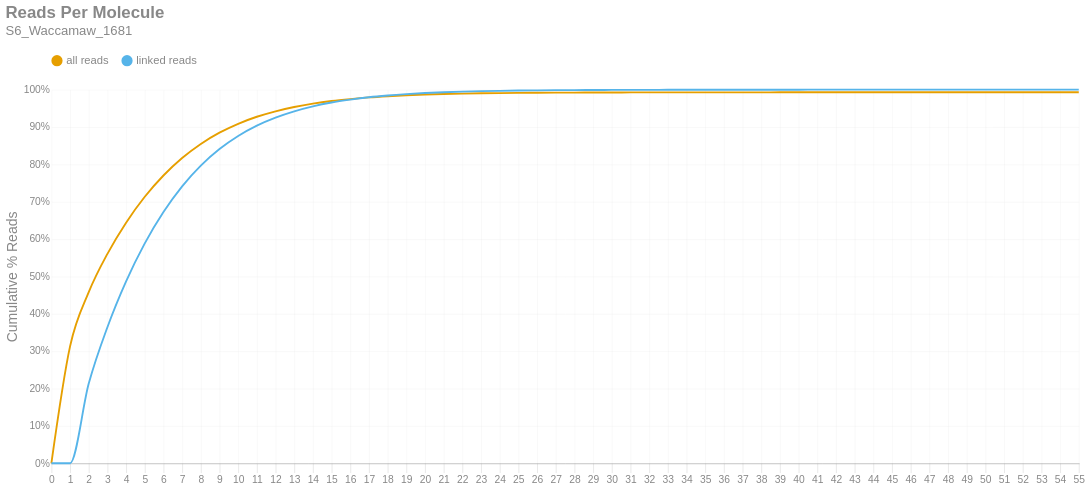

The notebook cell this image was saved under:
### Markdown cell above
### Reads per Molecule
This chart shows the cumulative distribution of the number of reads per linked molecule. That is, how many alignments are associated with a unique molecule. This excludes the number of reads associated with invalid or absent linked-read barcodes. The `linked` histogram is the percentages recalculated when disregarding singletons.

### Code cell
if SKIPLR:
    print_html(f"Skipped")
else:
    counts = np.bincount(valids['reads'].cast(pl.Int64).to_numpy())
    weighted = counts * np.arange(len(counts))
    all_perc = weighted / n_reads
    linked_perc = weighted / n_linked_reads
    linked_perc[1] = 0
    binned_df = pl.DataFrame({
        'readsper': list(range(len(counts))),
        'all reads (cumsum)': np.cumsum(all_perc).tolist(),
        'linked reads (cumsum)': np.cumsum(linked_perc).tolist(),
    })

    with SafeRender(binned_df):
        (
            density_plot(binned_df, 'Reads Per Molecule', samplename, 'readspmol')
            .encode(
                x=alt.X('readsper:O', title=None).axis(labelAngle=0).scale(padding=0),
                y=alt.Y('value:Q', title='Cumulative % Reads').axis(format='%').stack(False),
                color=alt.Color("key:N").scale(domain=["all reads", "linked reads"]),
                tooltip=[
                    alt.Tooltip("key:N", title="Data Type"),
                    alt.Tooltip("readsper:O", title="Reads Per Molecule"),
                    alt.Tooltip("value:Q", format=".2%", title="% Reads (Cum.)")
                ]            
            )
        ).display()

### Figure 1 — Vega-Lite specification as saved in the notebook (floating-point values rounded to 4 significant figures)
{"width": "container", "height": 400, "config": {"title": {"anchor": "start", "dy": -15, "fontSize": 18, "color": "#888888", "subtitleColor": "#888888", "subtitleFontSize": 14}, "arc": {"fill": "#0072B2"}, "axis": {"domainColor": "#888888", "domainWidth": 0.5, "gridWidth": 0.2, "grid": false, "titleFontWeight": 400, "titleFontSize": 15, "labelFontSize": 11, "labelColor": "#888888", "tickColor": "#888888", "tickWidth": 0.2, "titleColor": "#888888"}, "axisBand": {"grid": false}, "axisX": {"grid": true, "tickSize": 10, "domainCap": "round"}, "axisY": {"domain": false, "grid": true, "tickSize": 0, "domainCap": "round"}, "background": "transparent", "header": {"labelFontSize": 15, "labelColor": "#888888", "titleFontSize": 15, "titleFontWeight": 600, "titleColor": "#888888"}, "legend": {"labelFont": "sans-serif", "labelFontSize": 12, "labelColor": "#888888", "symbolSize": 100, "symbolType": "circle", "titleFontSize": 12, "titlePadding": 10, "titleColor": "#888888", "title": null, "orient": "top"}, "range": {"category": ["#E69F00", "#56B4E9", "#009E73", "#F0E442", "#0072B2", "#D55E00", "#CC79A7", "#000000"], "diverging": ["#cfe8f3", "#a2d4ec", "#73bfe2", "#46abdb", "#1696d2", "#12719e"]}, "area": {"fill": "#0072B2", "fillOpacity": 0.7, "line": true, "strokeOpacity": 0.7}, "line": {"color": "#0072B2", "stroke": "#0072B2", "strokeWidth": 2}, "trail": {"color": "#0072B2", "stroke": "#0072B2", "strokeWidth": 0, "size": 1}, "point": {"filled": true, "fillOpacity": 1.0, "size": 95}, "text": {"color": "#888888", "fontSize": 11, "align": "right", "fontWeight": 400, "size": 11}, "bar": {"fill": "#0072B2", "stroke": null}, "view": {"stroke": null, "continuousWidth": 660, "continuousHeight": 400}}, "data": {"name": "data-4603f0b6b9b2e5c5698bbaa6231f182a"}, "mark": {"type": "line", "interpolate": "monotone", "point": {"opacity": 0, "size": 275}}, "encoding": {"color": {"field": "key", "scale": {"domain": ["all reads", "linked reads"]}, "type": "nominal"}, "tooltip": [{"field": "key", "title": "Data Type", "type": "nominal"}, {"field": "readsper", "title": "Reads Per Molecule", "type": "ordinal"}, {"field": "value", "format": ".2%", "title": "% Reads (Cum.)", "type": "quantitative"}], "x": {"axis": {"labelAngle": 0}, "field": "readsper", "scale": {"padding": 0}, "title": null, "type": "ordinal"}, "y": {"axis": {"format": "%"}, "field": "value", "stack": false, "title": "Cumulative % Reads", "type": "quantitative"}}, "params": [{"name": "param_c36ac31b6afebe62", "select": {"type": "point", "fields": ["key"]}, "bind": "legend"}], "title": {"text": "Reads Per Molecule", "subtitle": "S6_Waccamaw_1681"}, "transform": [{"fold": ["all reads (cumsum)", "linked reads (cumsum)"]}, {"calculate": "replace(datum.key, ' (cumsum)', '')", "as": "key"}, {"filter": {"param": "param_c36ac31b6afebe62"}}], "usermeta": {"embedOptions": {"downloadFileName": "S6_Waccamaw_1681.readspmol"}}, "$schema": "https://vega.github.io/schema/vega-lite/v6.1.0.json", "datasets": {"data-4603f0b6b9b2e5c5698bbaa6231f182a": [{"readsper": 0, "all reads (cumsum)": 0.0, "linked reads (cumsum)": 0.0}, {"readsper": 1, "all reads (cumsum)": 0.313, "linked reads (cumsum)": 0.0}, {"readsper": 2, "all reads (cumsum)": 0.458, "linked reads (cumsum)": 0.2133}, {"readsper": 3, "all reads (cumsum)": 0.5606, "linked reads (cumsum)": 0.3641}, {"readsper": 4, "all reads (cumsum)": 0.644, "linked reads (cumsum)": 0.4868}, {"readsper": 5, "all reads (cumsum)": 0.7133, "linked reads (cumsum)": 0.5887}, {"readsper": 6, "all reads (cumsum)": 0.7703, "linked reads (cumsum)": 0.6725}, {"readsper": 7, "all reads (cumsum)": 0.8171, "linked reads (cumsum)": 0.7414}, {"readsper": 8, "all reads (cumsum)": 0.8548, "linked reads (cumsum)": 0.7968}, {"readsper": 9, "all reads (cumsum)": 0.8849, "linked reads (cumsum)": 0.8411}, {"readsper": 10, "all reads (cumsum)": 0.9087, "linked reads (cumsum)": 0.876}, {"readsper": 11, "all reads (cumsum)": 0.9275, "linked reads (cumsum)": 0.9037}, {"readsper": 12, "all reads (cumsum)": 0.9421, "linked reads (cumsum)": 0.9252}, {"readsper": 13, "all reads (cumsum)": 0.9535, "linked reads (cumsum)": 0.942}, {"readsper": 14, "all reads (cumsum)": 0.9626, "linked reads (cumsum)": 0.9552}, {"readsper": 15, "all reads (cumsum)": 0.9696, "linked reads (cumsum)": 0.9656}, {"readsper": 16, "all reads (cumsum)": 0.9748, "linked reads (cumsum)": 0.9733}, {"readsper": 17, "all reads (cumsum)": 0.9792, "linked reads (cumsum)": 0.9797}, {"readsper": 18, "all reads (cumsum)": 0.9824, "linked reads (cumsum)": 0.9844}, {"readsper": 19, "all reads (cumsum)": 0.9849, "linked reads (cumsum)": 0.9881}, {"readsper": 20, "all reads (cumsum)": 0.9869, "linked reads (cumsum)": 0.9911}, {"readsper": 21, "all reads (cumsum)": 0.9883, "linked reads (cumsum)": 0.9932}, {"readsper": 22, "all reads (cumsum)": 0.9894, "linked reads (cumsum)": 0.9948}, {"readsper": 23, "all reads (cumsum)": 0.9903, "linked reads (cumsum)": 0.996}, {"readsper": 24, "all reads (cumsum)": 0.9909, "linked reads (cumsum)": 0.9969}, {"readsper": 25, "all reads (cumsum)": 0.9914, "linked reads (cumsum)": 0.9977}, {"readsper": 26, "all reads (cumsum)": 0.9917, "linked reads (cumsum)": 0.9982}, {"readsper": 27, "all reads (cumsum)": 0.992, "linked reads (cumsum)": 0.9986}, {"readsper": 28, "all reads (cumsum)": 0.9922, "linked reads (cumsum)": 0.9989}, {"readsper": 29, "all reads (cumsum)": 0.9924, "linked reads (cumsum)": 0.9991}, {"readsper": 30, "all reads (cumsum)": 0.9925, "linked reads (cumsum)": 0.9993}, {"readsper": 31, "all reads (cumsum)": 0.9926, "linked reads (cumsum)": 0.9994}, {"readsper": 32, "all reads (cumsum)": 0.9927, "linked reads (cumsum)": 0.9995}, {"readsper": 33, "all reads (cumsum)": 0.9928, "linked reads (cumsum)": 0.9997}, {"readsper": 34, "all reads (cumsum)": 0.9928, "linked reads (cumsum)": 0.9997}, {"readsper": 35, "all reads (cumsum)": 0.9928, "linked reads (cumsum)": 0.9998}, {"readsper": 36, "all reads (cumsum)": 0.9929, "linked reads (cumsum)": 0.9998}, {"readsper": 37, "all reads (cumsum)": 0.9929, "linked reads (cumsum)": 0.9998}, {"readsper": 38, "all reads (cumsum)": 0.9929, "linked reads (cumsum)": 0.9999}, {"readsper": 39, "all reads (cumsum)": 0.9929, "linked reads (cumsum)": 0.9999}, {"readsper": 40, "all reads (cumsum)": 0.9929, "linked reads (cumsum)": 0.9999}, {"readsper": 41, "all reads (cumsum)": 0.9929, "linked reads (cumsum)": 0.9999}, {"readsper": 42, "all reads (cumsum)": 0.993, "linked reads (cumsum)": 1.0}, {"readsper": 43, "all reads (cumsum)": 0.993, "linked reads (cumsum)": 1.0}, {"readsper": 44, "all reads (cumsum)": 0.993, "linked reads (cumsum)": 1.0}, {"readsper": 45, "all reads (cumsum)": 0.993, "linked reads (cumsum)": 1.0}, {"readsper": 46, "all reads (cumsum)": 0.993, "linked reads (cumsum)": 1.0}, {"readsper": 47, "all reads (cumsum)": 0.993, "linked reads (cumsum)": 1.0}, {"readsper": 48, "all reads (cumsum)": 0.993, "linked reads (cumsum)": 1.0}, {"readsper": 49, "all reads (cumsum)": 0.993, "linked reads (cumsum)": 1.0}, {"readsper": 50, "all reads (cumsum)": 0.993, "linked reads (cumsum)": 1.0}, {"readsper": 51, "all reads (cumsum)": 0.993, "linked reads (cumsum)": 1.0}, {"readsper": 52, "all reads (cumsum)": 0.993, "linked reads (cumsum)": 1.0}, {"readsper": 53, "all reads (cumsum)": 0.993, "linked reads (cumsum)": 1.0}, {"readsper": 54, "all reads (cumsum)": 0.993, "linked reads (cumsum)": 1.0}, {"readsper": 55, "all reads (cumsum)": 0.993, "linked reads (cumsum)": 1.0}]}}
